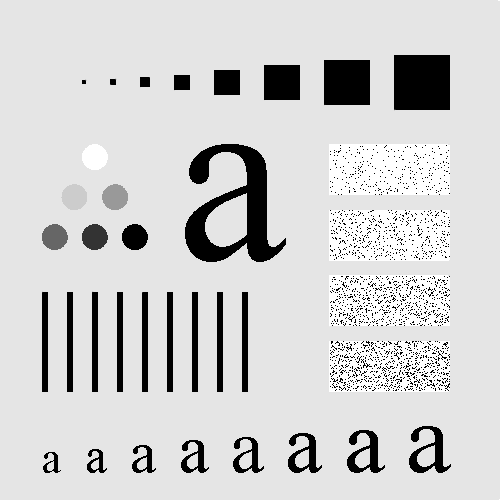
#> input picture image/test_pattern_blurring_orig.tif, 500 x 500 px
$ python medianFilter.py
#> lines starting #> are read from the running program, lines starting #| are printed output that depends on the picture
import numpy as np
import cv2
import matplotlib.pyplot as plt

img = cv2.imread("../image/test_pattern_blurring_orig.tif",0)
#> img is the input picture: shape (500, 500); min 0, max 255, mean 207.4

median = cv2.medianBlur(img,5)
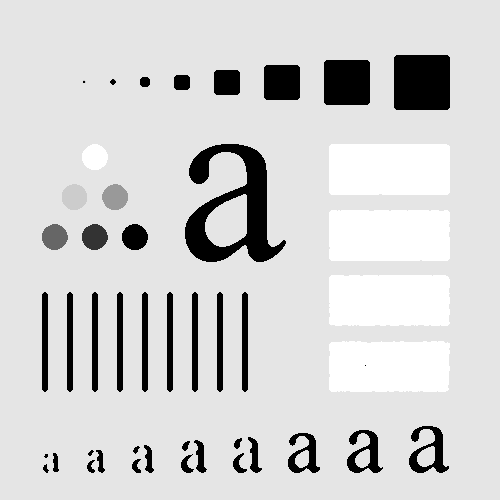
#> median: shape (500, 500); min 0, max 255, mean 210.7

plt.subplot(121)
plt.imshow(img ,cmap="gray")
plt.title("Original")

plt.subplot(122)
plt.imshow(median ,cmap="gray")
plt.title(" median 5 * 5")


plt.tight_layout()
plt.show()
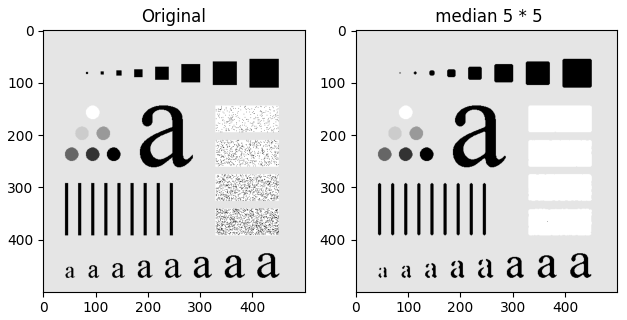
#> figure drawn by matplotlib, 2 panels
